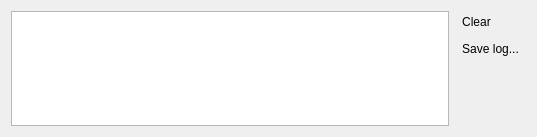
<?xml version="1.0" encoding="UTF-8"?>
<ui version="4.0">
 <class>ConsoleWidget</class>
 <widget class="QWidget" name="ConsoleWidget">
  <property name="geometry">
   <rect>
    <x>0</x>
    <y>0</y>
    <width>537</width>
    <height>137</height>
   </rect>
  </property>
  <property name="windowTitle">
   <string>Form</string>
  </property>
  <layout class="QHBoxLayout" name="horizontalLayout">
   <item>
    <widget class="QTextEdit" name="txtConsole">
     <property name="font">
      <font>
       <family>Consolas</family>
       <pointsize>9</pointsize>
      </font>
     </property>
     <property name="readOnly">
      <bool>true</bool>
     </property>
    </widget>
   </item>
   <item>
    <layout class="QVBoxLayout" name="verticalLayout">
     <item>
      <widget class="QToolButton" name="btnClearConsole">
       <property name="text">
        <string>Clear</string>
       </property>
       <property name="icon">
        <iconset resource="../../icons.qrc">
         <normaloff>:/icons/note_remove.png</normaloff>:/icons/note_remove.png</iconset>
       </property>
       <property name="iconSize">
        <size>
         <width>32</width>
         <height>32</height>
        </size>
       </property>
       <property name="autoRaise">
        <bool>true</bool>
       </property>
      </widget>
     </item>
     <item>
      <widget class="QToolButton" name="btnSaveConsole">
       <property name="text">
        <string>Save log...</string>
       </property>
       <property name="icon">
        <iconset resource="../../icons.qrc">
         <normaloff>:/icons/save.png</normaloff>:/icons/save.png</iconset>
       </property>
       <property name="iconSize">
        <size>
         <width>32</width>
         <height>32</height>
        </size>
       </property>
       <property name="autoRaise">
        <bool>true</bool>
       </property>
      </widget>
     </item>
     <item>
      <spacer name="verticalSpacer">
       <property name="orientation">
        <enum>Qt::Vertical</enum>
       </property>
       <property name="sizeHint" stdset="0">
        <size>
         <width>20</width>
         <height>40</height>
        </size>
       </property>
      </spacer>
     </item>
    </layout>
   </item>
  </layout>
 </widget>
 <resources>
  <include location="../../icons.qrc"/>
 </resources>
 <connections/>
</ui>
